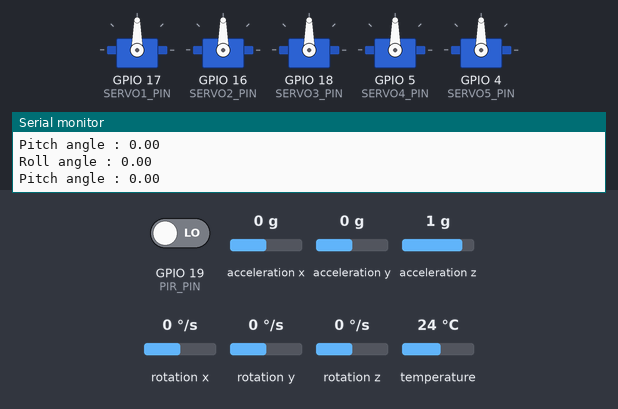
The sketch below on a simulated ESP32. On the bench: 5 × servo, the last lines printed to the serial monitor. The test bench sets the inputs (shaded band); at power-on: GPIO 19 (PIR_PIN) LOW, acceleration x 0 g, acceleration y 0 g, acceleration z 1 g, rotation z 0 °/s, rotation x 0 °/s, rotation y 0 °/s, temperature 24 °C.

Above: at 2.2 s.
2.3 s: GPIO 19 (PIR_PIN) driven HIGH
At 3.1 s:
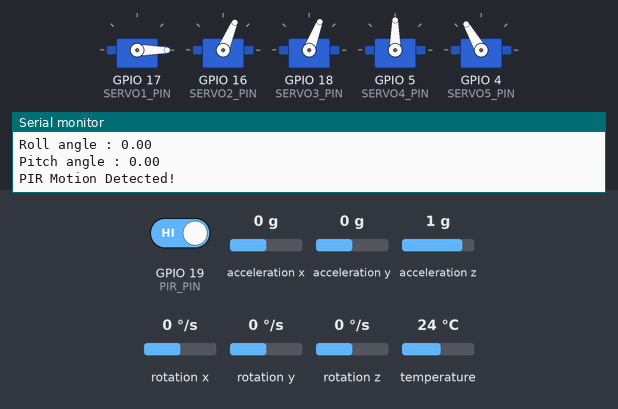
5.3 s: GPIO 19 (PIR_PIN) driven LOW
At 6.5 s:
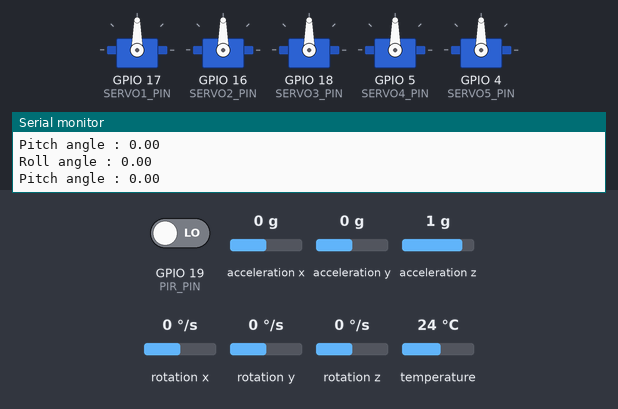
6.8 s: acceleration x set to -1.4 g
At 8.0 s:
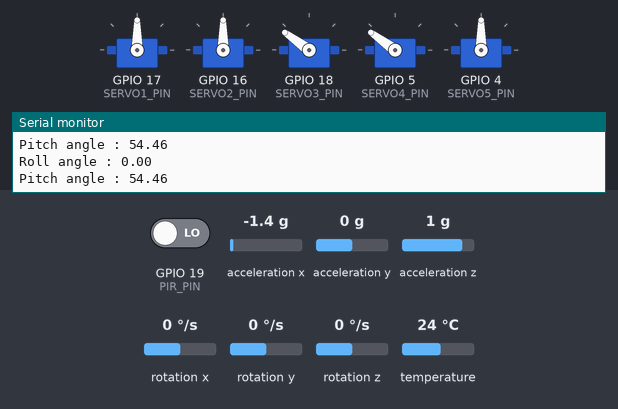
8.3 s: acceleration y set to -1.4 g
At 9.4 s:
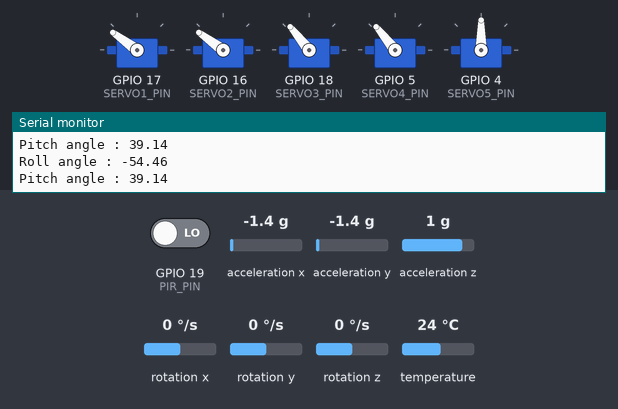
9.8 s: acceleration z set to -1.4 g
At 10.7 s:
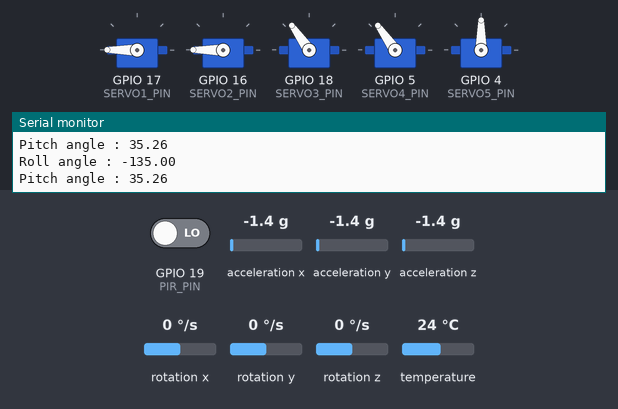
11.3 s: rotation z set to -192 °/s
At 12.1 s:
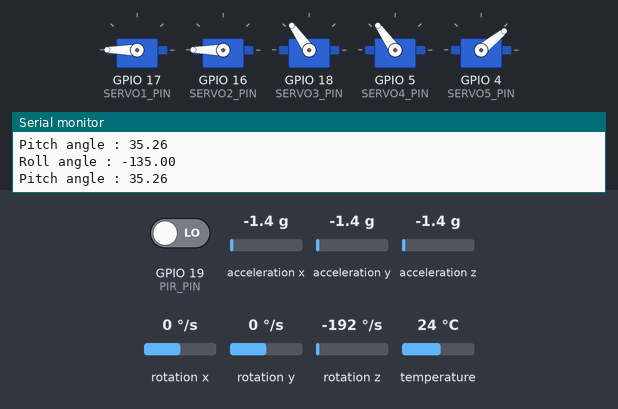
Timing chart, 0 to 13.8 s (numbered marks = the images above; inputs shaded):
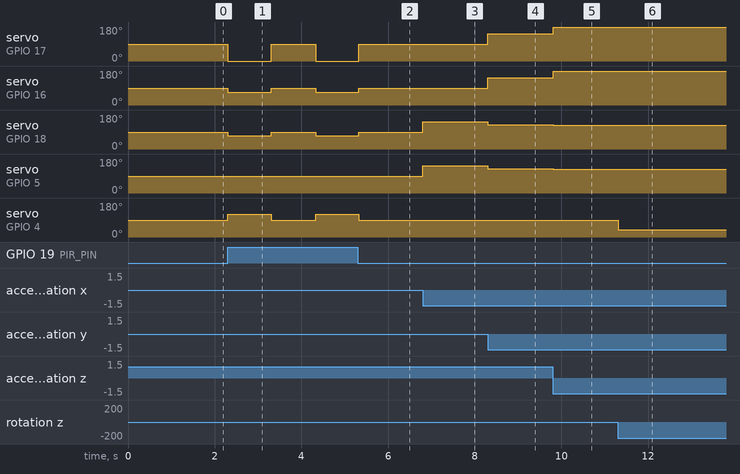

Measured:
- after the input at 2.3 s, servo on GPIO 17 (SERVO1_PIN): 90° → 0° at once, → 90° 1.0 s later, → 0° 1.0 s later; servo on GPIO 16 (SERVO2_PIN): 90° → 67° at once, → 90° 1.0 s later, → 67° 1.0 s later
- after the input at 5.3 s, servo on GPIO 17 (SERVO1_PIN), servo on GPIO 16 (SERVO2_PIN), servo on GPIO 18 (SERVO3_PIN), servo on GPIO 4 (SERVO5_PIN): goes on until 5.3 s, then stays 90°
- after the input at 6.8 s, servo on GPIO 18 (SERVO3_PIN), servo on GPIO 5 (SERVO4_PIN): 90° → 144° at once
- after the input at 8.3 s, servo on GPIO 17 (SERVO1_PIN), servo on GPIO 16 (SERVO2_PIN): 90° → 144° at once; servo on GPIO 18 (SERVO3_PIN), servo on GPIO 5 (SERVO4_PIN): 144° → 129° at once
- after the input at 9.8 s, servo on GPIO 17 (SERVO1_PIN), servo on GPIO 16 (SERVO2_PIN): 144° → 180° at once; servo on GPIO 18 (SERVO3_PIN), servo on GPIO 5 (SERVO4_PIN): 129° → 125° at once
- after the input at 11.3 s, servo on GPIO 4 (SERVO5_PIN): 90° → 39° at once

The sketch:

sketch.ino
```cpp
// Muhammad Athallah Yakarazi
// 24/532752/PA/22532

#include <ESP32Servo.h>
#include <Adafruit_MPU6050.h>
#include <Adafruit_Sensor.h>
#include <Wire.h>

// Define which device is connected to which pin
#define SERVO1_PIN 17
#define SERVO2_PIN 16
#define SERVO3_PIN 18
#define SERVO4_PIN 5
#define SERVO5_PIN 4

#define SCL_PIN 22
#define SDA_PIN 21
#define PIR_PIN 19

// Global variables
Adafruit_MPU6050 mpu;
Servo servo1, servo2, servo3, servo4, servo5;

// Set the initial position of the servos to be 90 degree from range 0 to 180 degree
const int INITIAL_POS = 90;

// When did yaw motion stop?
// Is the system currently yawing?
// More explanation in the part of the code where these variables are used.
long yawStopTime = 0;
bool isYawing = false;

// Threshold to decide if the gyro is "moving" or "stopped", also because
// it is quite difficult to set the wokwi slider close to center so this also doubles
// to make it easier to tell that the yaw stopped without exactly setting the wokwi
// slider dead at at 0
const float YAW_MOTION_THRESHOLD = 1.0;

void setup() {
	Serial.begin(115200);
	Serial.println("Hello, ESP32!");

	pinMode(PIR_PIN, INPUT);

	servo1.attach(SERVO1_PIN);
	servo2.attach(SERVO2_PIN);
	servo3.attach(SERVO3_PIN);
	servo4.attach(SERVO4_PIN);
	servo5.attach(SERVO5_PIN);

	// Try to initialise the MPU
	if (!mpu.begin()) {
		Serial.println("Failed to find MPU6050 chip");
		while (1) {
			delay(10);
		}
	}
	Serial.println("MPU6050 Found!");

	// Set MPU measurement ranges
	mpu.setAccelerometerRange(MPU6050_RANGE_8_G);
	mpu.setGyroRange(MPU6050_RANGE_250_DEG);
	mpu.setFilterBandwidth(MPU6050_BAND_10_HZ);
	Serial.println("MPU6050 Configured.");

	// Set all servos to their initial 90 degree position.
	servo1.write(INITIAL_POS);
	servo2.write(INITIAL_POS);
	servo3.write(INITIAL_POS);
	servo4.write(INITIAL_POS);
	servo5.write(INITIAL_POS);

	Serial.println("Servos centered. Setup complete.");
	delay(1000);
}

void loop() {
	int pirValue = digitalRead(PIR_PIN);

	// Get new sensor events with the readings
	sensors_event_t a, g, temp;
	mpu.getEvent(&a, &g, &temp);

	// If PIR detect something it will run the servo commands otherwise the MPU will run the servo commands
	if (pirValue != 0) {

		Serial.println("PIR Motion Detected!");

		// Move the servos to set direction
		// int free_pos = 150;
		servo1.write(0);
		servo2.write(67);
		servo3.write(69);
		servo4.write(90);
		servo5.write(120);

		// Wait so the servos don't go back to 90 degree too soon
		delay(1000);

		Serial.println("Returning to initial position.");

		servo1.write(INITIAL_POS);
		servo2.write(INITIAL_POS);
		servo3.write(INITIAL_POS);
		servo4.write(INITIAL_POS);
		servo5.write(INITIAL_POS);

		// Wait a bit before checking sensors again
		delay(1000);

	} else {

		//Accelerometer to measure the tilt (pitch and roll)
		//Calculation is done by doing projections of gravitational acceleration vector and calculating the angle
		//created by the projection vectors with inverse tangent operation.
		float roll_rad = atan2(a.acceleration.y, a.acceleration.z);
		float pitch_rad = atan2(-a.acceleration.x, sqrt(a.acceleration.y * a.acceleration.y + a.acceleration.z * a.acceleration.z));

		// Convert radians to degrees (range will be approx -90 to 90)
		float roll_angle = roll_rad * 180.0 / 3.14159;
		float pitch_angle = pitch_rad * 180.0 / 3.14159;

		// roll positive then servo 1 & 2 negative, roll negative then servo 1 & 2 positive
		int servo1_pos = INITIAL_POS - roll_angle;
		int servo2_pos = INITIAL_POS - roll_angle;

		// pitch positive then servo 3 & 4 positive, pitch negative then servo 3 & 4 negative
		int servo3_pos = INITIAL_POS + pitch_angle;
		int servo4_pos = INITIAL_POS + pitch_angle;

		// display current roll and pitch angle
		Serial.print("Roll angle : ");
		Serial.println(roll_angle);
		Serial.print("Pitch angle : ");
		Serial.println(pitch_angle);

		// Use constrain() to make sure we send valid values 0 to 180 to the servos.
		servo1.write(constrain(servo1_pos, 0, 180));
		servo2.write(constrain(servo2_pos, 0, 180));
		servo3.write(constrain(servo3_pos, 0, 180));
		servo4.write(constrain(servo4_pos, 0, 180));

		// get yaw rate from sensor
		float yaw_rate = g.gyro.z;

		// Check if the yaw rate is above the "moving" threshold
		if (abs(yaw_rate) > YAW_MOTION_THRESHOLD) {
			// System is yawing
			isYawing = true;
			yawStopTime = 0; // Reset stop timer


			// the yaw_rate is scaled to be a small change from the center.
			// the '15.0' multiplier is to get the right sensitivity for the yaw servo
			// higher values makes the servo move more
			int servo5_pos = INITIAL_POS + (yaw_rate * 15.0);
			servo5.write(constrain(servo5_pos, 0, 180));

		} else if (isYawing) {
			// The system was yawing, but just stopped.
			isYawing = false;
			yawStopTime = millis(); // Record the time it stopped
			Serial.println("Yaw motion stopped. Starting 1s timer.");
		}

		// Check if the system has been stopped for 1 second
		// then return to initial position and reset the timer so this if conditional not run again
		if (yawStopTime > 0 && (millis() - yawStopTime > 1000)) {
			Serial.println("1s has passed. Returning servo 5 to center.");
			servo5.write(INITIAL_POS);
			yawStopTime = 0;
		}
	}

	  delay(20); // this speeds up the simulation
}
```
